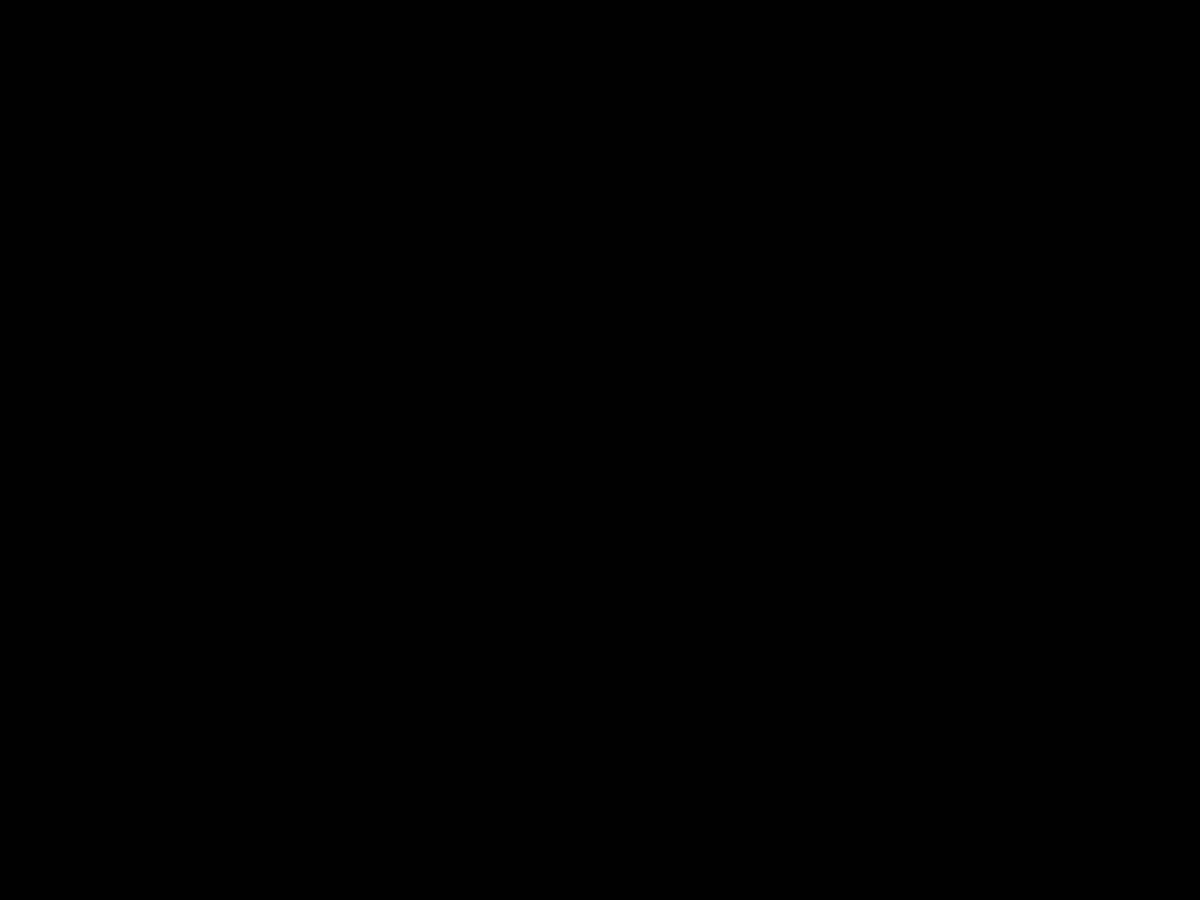
Frame 1 (no input)
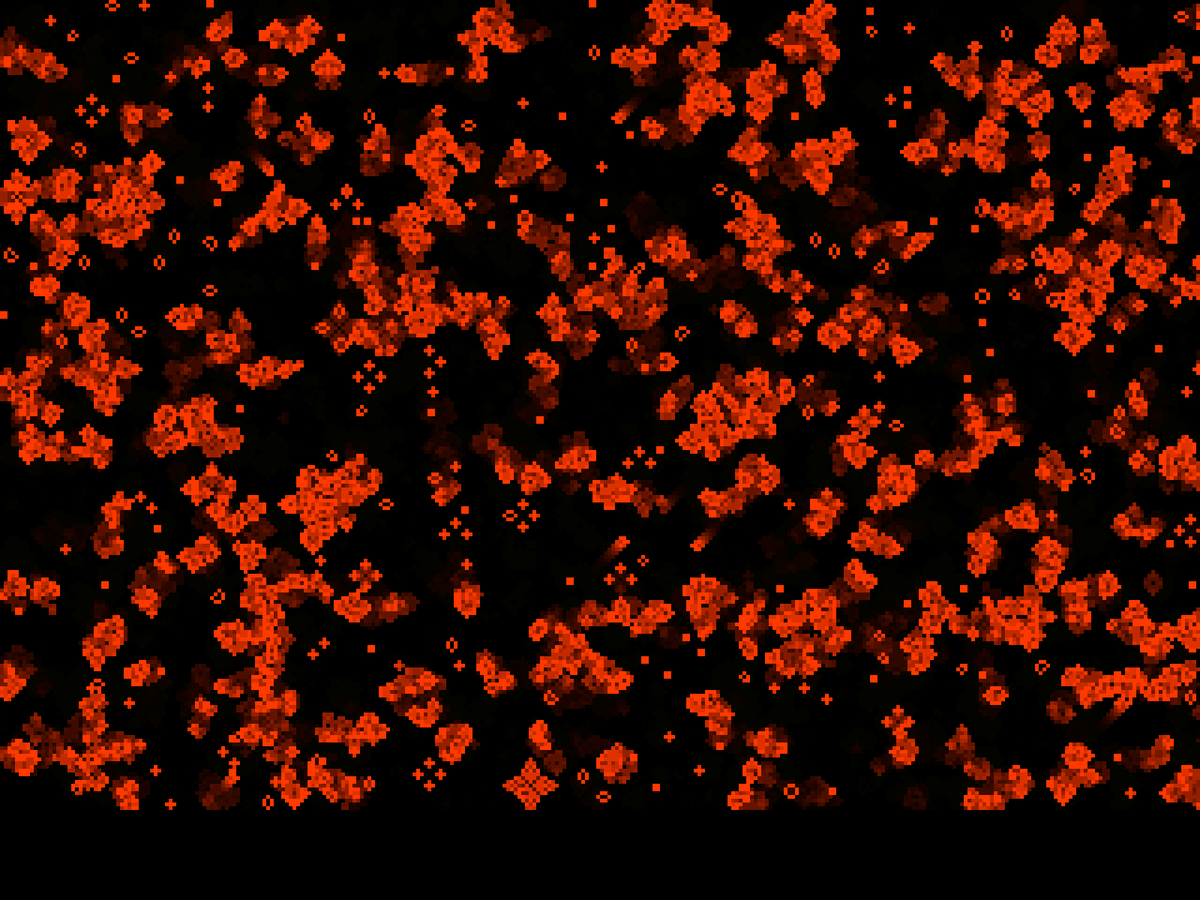
Frame 60 (the mouse pressed at the canvas centre just before this capture)
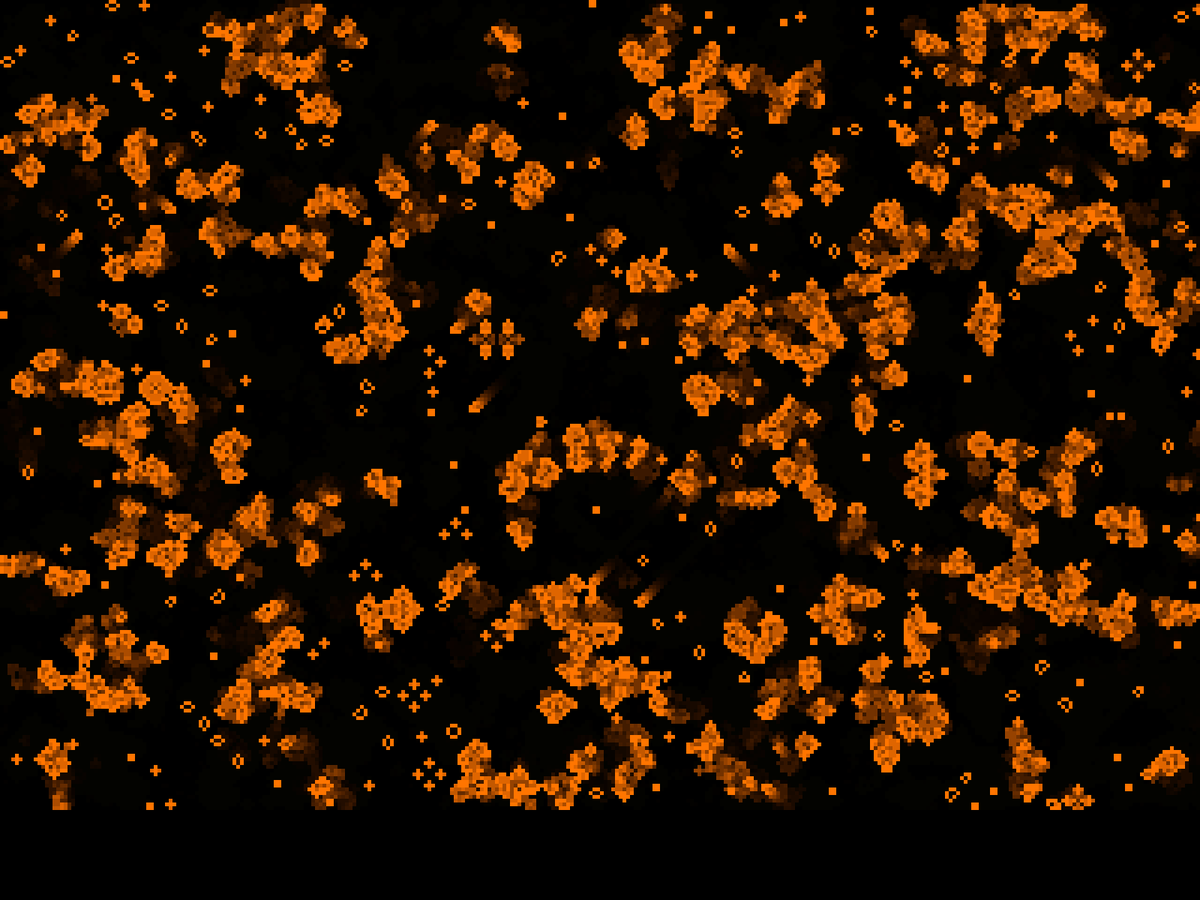
Frame 120 (the mouse held since frame 60 and released just before this capture)

The Processing sketch that drew these frames (run headless with seeded random() and noise(); from frame 60 on, the mouse is pressed at the canvas centre):

// Processing sketch: Johny_GameOfLife_Big
// ── Johny_GameOfLife_Big.pde
//change to change size of the squares
int pixelSize = 5;
//change to change time it takes for one frame
int frameTime = 1;
//change to change the rate at which colour change happens
int changeSpeed = 1;
//change to change the length of the trail the squares leave behind
int trail = 32;

int screenX = round(1920 / pixelSize) + 2;
int screenY = round(1080 / pixelSize) + 2;
boolean[][] field = new boolean[screenX][];
boolean[][] oldField = new boolean[screenX][];
int xCord = 0;
int yCord = 0;
int neighbours = 0;
int timer = 3;

int redC = 255;
int greenC = 0;
int blueC = 0;

void setup()
{
  fullScreen();
  background(0, 0, 0);
  noStroke();
  generateField();
}

void generateField()
{
    for (int i = 0; i < field.length; i++)
  {
    field[i] = new boolean[screenY];
    oldField[i] =  new boolean[screenY];
    if (i == 0 || i == field.length -1)
    {
      for (int j = 0; j < field[i].length; j++)
      {
        field[i][j] = false;
      }
    }
    else
    {
      for (int j = 0; j < field[i].length; j++)
      {
        if (j == 0 || j == field[i].length - 1)
        {
          field[i][j] = false;
        }
        else
        {
          field[i][j] = random(1) > 0.85;
        }
      }
    }
    
  }
}

void generateColour() 
{
      //red to yellow
    if (greenC < 255 && redC >= 255 && blueC <= 0)
    {
      greenC += changeSpeed;
      blueC = 0;
    }
    //yellow to green
    else if (redC > 0 && greenC >= 255)
    {
      redC -= changeSpeed;
      greenC = 255;
    }
    //green to cyan
    else if (blueC < 255 && greenC >= 255)
    {
      redC = 0;
      blueC += changeSpeed;
    }
    //cyan to blue
    else if (greenC > 0 && blueC >= 255)
    {
      greenC -= changeSpeed;
      blueC = 255;
    }
    //blue to magenta
    else if (redC < 255 && blueC >= 255)
    {
      redC += changeSpeed;
      greenC = 0;
    }
    //magenta to red
    else if (blueC > 0 && redC >= 255)
    {
      redC = 255;
      blueC -= changeSpeed;
    }
}

void draw()
{
  if (timer == 0)
  {
    for (int i = 0; i < field.length; i++)
    {
       for (int j = 0; j < field[i].length; j++)
       {
         oldField[i][j] = field[i][j];
       }
    }
    for (int i = 1; i < field.length - 1; i++)
    {
      for (int j = 1; j < field[i].length - 1; j++)
      {
        neighbours = 0;
        if (oldField[i-1][j-1]) { neighbours++; }
        if (oldField[i][j-1]) { neighbours++; }
        if (oldField[i+1][j-1]) { neighbours++; }
        if (oldField[i-1][j]) { neighbours++; }
        if (oldField[i+1][j]) { neighbours++; }
        if (oldField[i-1][j+1]) { neighbours++; }
        if (oldField[i][j+1]) { neighbours++; }
        if (oldField[i+1][j+1]) { neighbours++; }
      
        if (neighbours < 2) { field[i][j] = false; }
        if (neighbours == 3) { field[i][j] = true; }
        if (neighbours > 3) { field[i][j] = false; }
      }
    }
    
    generateColour();
    fill(0, 0, 0, trail);
    square(0, 0, 5000);
    fill(redC, greenC, blueC);
    xCord = 0;
    
    for (int i = 1; i < field.length - 1; i++)
    {
      yCord = 0;
      for (int j = 1; j < field[i].length - 1; j++)
      {
        if (field[i][j])
        {
          square(xCord, yCord, pixelSize);
        }
        yCord += pixelSize;
      }
      xCord += pixelSize;
    }
      for (int i = 1; i < field.length - 1; i++)
      {
         for (int j = 1; j < field[i].length - 1; j++)
         {
           if (random(1) > 0.9999)
           {
             field[i][j] = !field[i][j];
           }
         }
      }
    
    timer = frameTime;
  }
  timer--;
  
}
